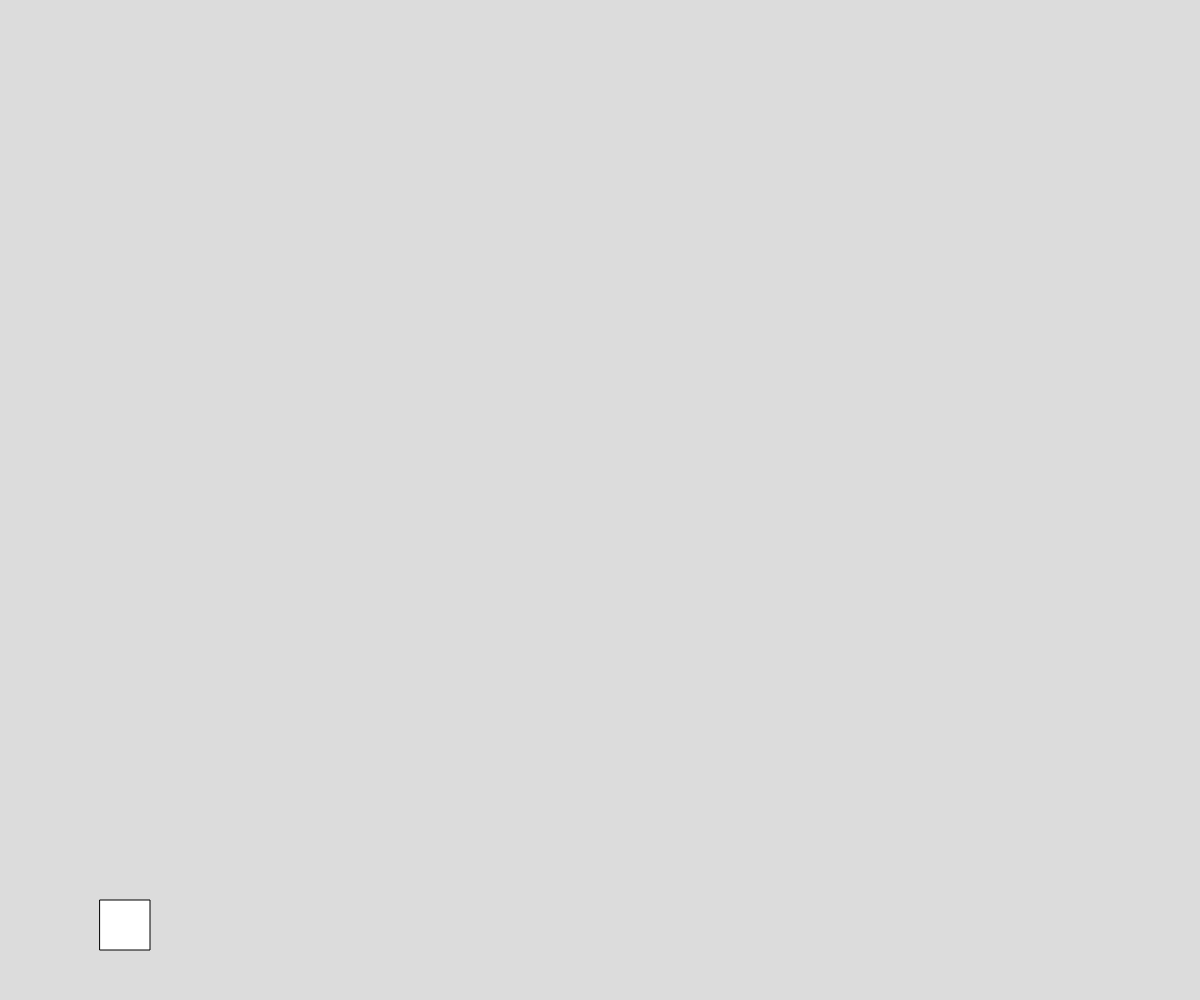
Frame 1 (no input)
Frame 60 (no input): identical to frame 1, image omitted
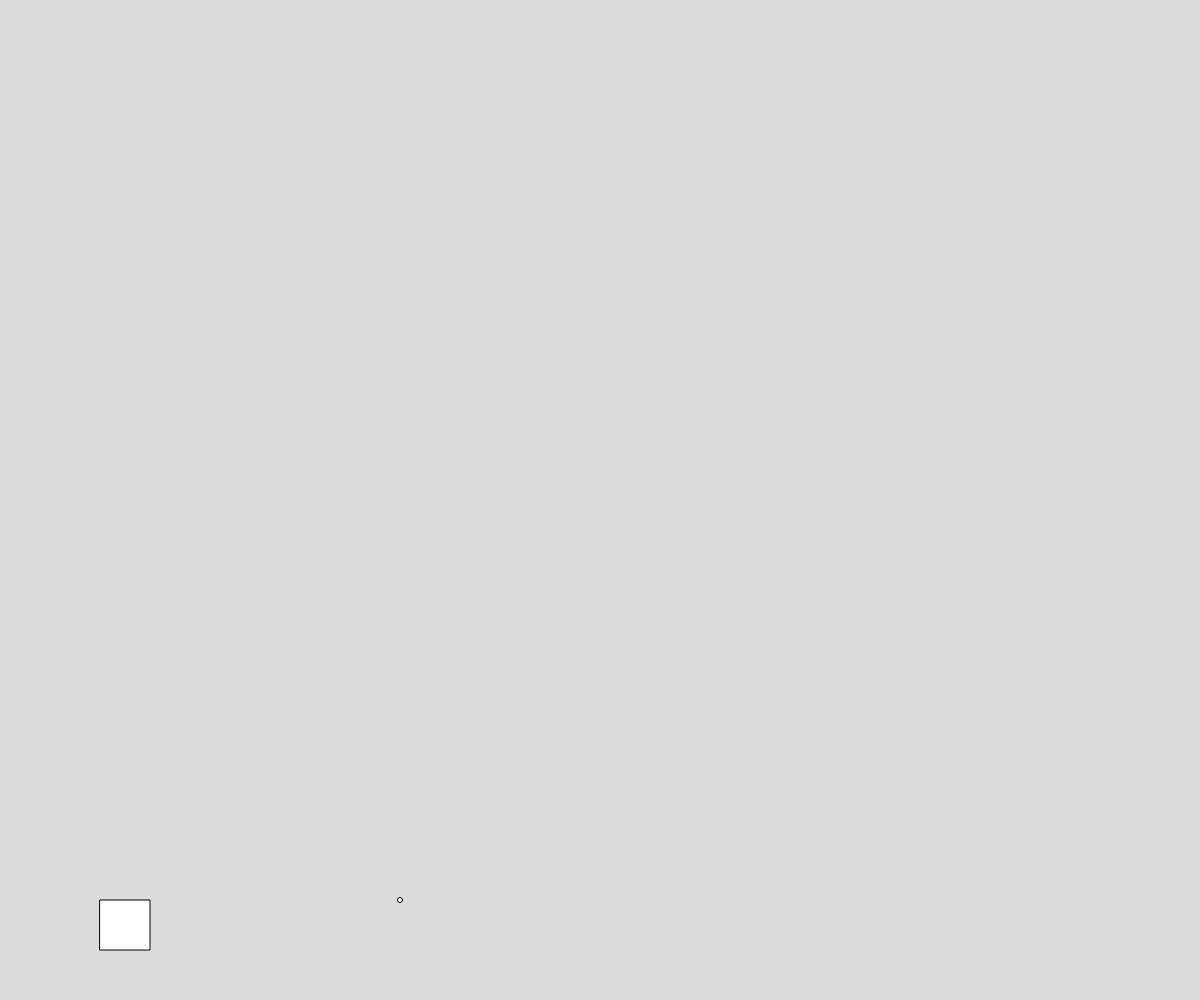
Frame 120 (the mouse pressed at the canvas centre since frame 60)

The p5.js sketch that drew these frames (run headless with seeded random() and noise() and a simulated clock; from frame 60 on, the mouse is pressed at the canvas centre):

// p5.js sketch
// ── sketch.js
// Project Title
// Your Name
// Date
//
// Extra for Experts:
// - describe what you did to take this project "above and beyond"

class Bullet {
  constructor(x,y) {
    this.x = x;
    this.y = y;
    this.size =5;
    this.dx = 5;
  }
  move() {
    this.x +=this.dx;
  }
  display() {
    circle(this.x,this.y,this.size);
  }
  isDead() {
    return this.x <=0 || this.x >= width;
  }
}
let person = {
  x:100,
  y:0
};
let bulletsCase = [];

function setup() {
  createCanvas(windowWidth, windowHeight);
  person.y = height -100;
}

function draw() {
  background(220);
  rect(person.x,person.y,50,50);
  for (let i = 0; i<bulletsCase.length;i++) {
    bulletsCase[i].move();
    bulletsCase[i].display();
    if (bulletsCase[i].isDead()) {
      bulletsCase.Splice(i,1);
    }
  }
}

function mousePressed() {
  let bulletShot = new Bullet(person.x,person.y);
  bulletsCase.push(bulletShot);
}
